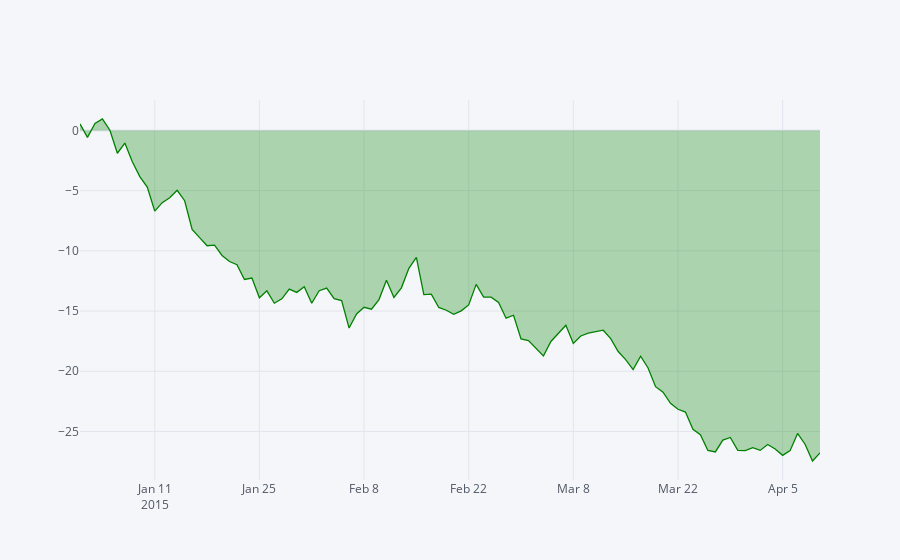

The cell this chart's notebook holds for it:
### Markdown cell above
### Filled Traces

We can add a fill to a trace with **fill=True**

### Code cell
df['IBM'].iplot(filename='Tutorial Microsoft',fill=True,colors=['green'])
